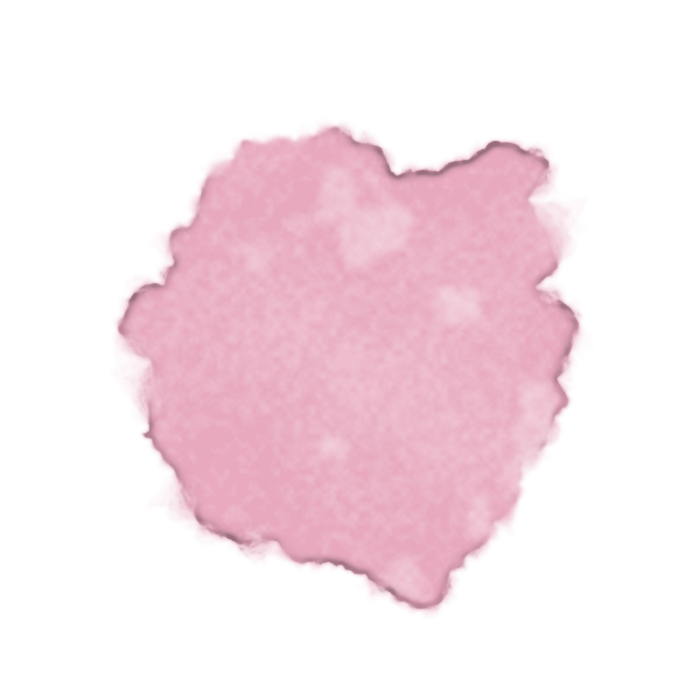
#> input picture sreepriya/2026-11-excess-and-deficit/source/assets/bloom-blush.png, 700 x 700 px, given in place of 3.webp, which was not available
$ python prep.py ../assets ../assets/bloom-burgundy.png ../assets/bloom-burgundy.png
#> lines starting #> are read from the running program, lines starting #| are printed output that depends on the picture; after the words box and inside, x2 and y2 are one past the last pixel; in counts of white or black regions, pixels touching at a corner belong together
### sreepriya/2026-11-excess-and-deficit/source/tools/wc.py
"""Procedural watercolour generator.

Layered polygon deformation (stacked translucent, recursively deformed
polygons) plus pigment-edge darkening, granulation and paper texture.
Outputs transparent PNGs meant to be multiplied over paper.
"""
import math, random, sys, os
import numpy as np
from PIL import Image, ImageDraw, ImageFilter

OUT = sys.argv[1] if len(sys.argv) > 1 else "assets"
os.makedirs(OUT, exist_ok=True)


def value_noise(w, h, scale, octaves=4, seed=0):
    rng = np.random.default_rng(seed)
    acc = np.zeros((h, w), np.float32)
    amp, tot = 1.0, 0.0
    s = scale
    for _ in range(octaves):
        gw, gh = max(2, int(w / s)), max(2, int(h / s))
        g = (rng.random((gh, gw)) * 255).astype(np.uint8)
        im = Image.fromarray(g).resize((w, h), Image.BICUBIC)
        acc += np.asarray(im, np.float32) / 255 * amp
        tot += amp
        amp *= 0.5
        s /= 2
    return acc / tot


def deform(pts, depth, var, rng):
    for _ in range(depth):
        out = []
        n = len(pts)
        for i in range(n):
            a = pts[i]
            b = pts[(i + 1) % n]
            out.append(a)
            L = math.hypot(b[0] - a[0], b[1] - a[1])
            mx, my = (a[0] + b[0]) / 2, (a[1] + b[1]) / 2
            mx += rng.gauss(0, L * var)
            my += rng.gauss(0, L * var)
            out.append((mx, my))
        pts = out
        var *= 0.62
    return pts


def blob_polygon(cx, cy, rx, ry, sides, rng, rot=0.0):
    return [
        (cx + rx * math.cos(rot + 2 * math.pi * i / sides),
         cy + ry * math.sin(rot + 2 * math.pi * i / sides))
        for i in range(sides)
    ]


def render(shape_pts, size, color, layers=40, base_var=0.34, layer_var=0.24,
           per_layer=0.032, seed=1, edge=0.5, gran=0.14, bloom=0.0,
           density_noise=0.75):
    W, H = size
    rng = random.Random(seed)
    base = deform(shape_pts, 3, base_var, rng)
    acc = np.zeros((H, W), np.float32)
    tex_big = value_noise(W, H, 260, 3, seed + 7)
    for k in range(layers):
        poly = deform(base, 4, layer_var, rng)
        m = Image.new("L", (W, H), 0)
        ImageDraw.Draw(m).polygon(poly, fill=255)
        m = np.asarray(m, np.float32) / 255
        # each layer gets its own patchy density so pigment pools unevenly
        if k % 5 == 0:
            tex = value_noise(W, H, rng.choice([90, 140, 200]), 3, seed * 100 + k)
        a = per_layer * (1 - density_noise + density_noise * 2 * tex)
        acc = acc + a * m * (1 - acc)
    acc *= (0.55 + 0.9 * tex_big)
    acc = np.clip(acc, 0, 1)
    # pigment migrates to the drying edge
    im = Image.fromarray((acc * 255).astype(np.uint8))
    blur = np.asarray(im.filter(ImageFilter.GaussianBlur(4)), np.float32) / 255
    rim = np.clip(acc - blur, 0, 1)
    rim = np.asarray(Image.fromarray((np.clip(rim * 6, 0, 1) * 255).astype(np.uint8))
                     .filter(ImageFilter.GaussianBlur(0.8)), np.float32) / 255
    rim *= np.clip(value_noise(W, H, 60, 3, seed + 17) * 2.2 - 0.5, 0, 1)
    # backrun / cauliflower bloom: lighter interior blotches with dark borders
    if bloom > 0:
        bn = value_noise(W, H, 70, 3, seed + 31)
        hole = np.clip((bn - 0.58) * 6, 0, 1) * (acc > 0.15)
        hb = np.asarray(Image.fromarray((hole * 255).astype(np.uint8))
                        .filter(ImageFilter.GaussianBlur(3)), np.float32) / 255
        ring = np.clip(hb * (1 - hb) * 4, 0, 1)
        acc = acc * (1 - bloom * 0.6 * hb) + bloom * 0.25 * ring * (acc > 0.05)
    acc = np.asarray(Image.fromarray((np.clip(acc,0,1) * 255).astype(np.uint8))
                     .filter(ImageFilter.GaussianBlur(1.6)), np.float32) / 255
    grain = value_noise(W, H, 7, 2, seed + 3)
    alpha = acc * (1 + edge * rim * 1.6)
    alpha *= (1 - gran) + gran * 2 * grain
    alpha = np.clip(alpha, 0, 1)
    r, g, b = color
    dark = 1 - 0.35 * rim  # edges slightly deeper in tone
    rgb = np.stack([np.full((H, W), r) * dark, np.full((H, W), g) * dark,
                    np.full((H, W), b) * dark], -1)
    out = np.dstack([np.clip(rgb, 0, 255), alpha * 255]).astype(np.uint8)
    return Image.fromarray(out, "RGBA")


def hexrgb(h):
    h = h.lstrip("#")
    return tuple(int(h[i:i + 2], 16) for i in (0, 2, 4))


# [25 lines left out: functions paper, blob, wash, not called in this run]


# [30 lines that do not run on import are left out]

### sreepriya/2026-11-excess-and-deficit/source/tools/prep.py
import sys, random
import numpy as np
from PIL import Image, ImageFilter, ImageEnhance
sys.path.insert(0, sys.argv[1])
import wc
I, OUT = sys.argv[2], sys.argv[3]
# Portrait: crop full-length, mask with a watercolour-shaped alpha
im = Image.open(f"{I}/3.webp").convert("RGB")
crop = im.crop((40, 150, 760, 1280))  # 720 x 1130
W, H = crop.size
#> W = 720; H = 1130
rng = random.Random(21)
pts = wc.blob_polygon(W/2, H/2, W*0.47, H*0.47, 14, rng)
a = wc.render(pts, (W, H), (0, 0, 0), seed=21, layers=40, per_layer=.06,
              base_var=.16, layer_var=.14, edge=0, gran=0, density_noise=.2)
#> after the loop in value_noise, `for _ in range(octaves):`:
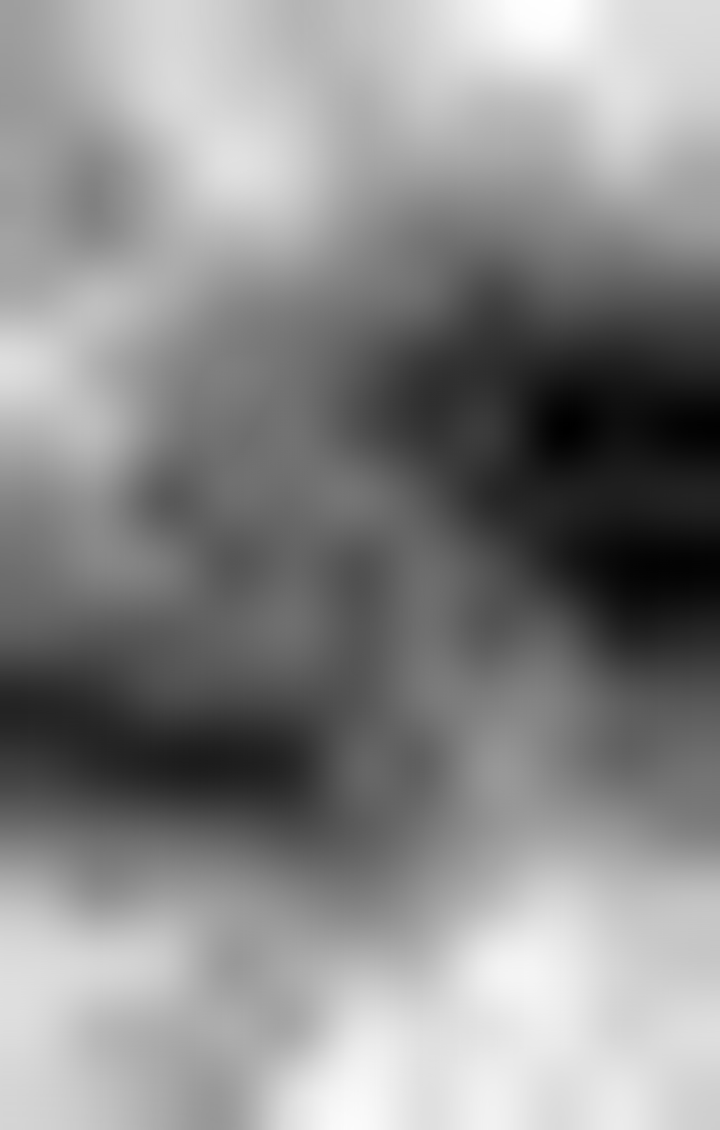
#> acc: shape (1130, 720) float32; min 0.178, max 1.7, mean 1.01; drawn with min black and max white
#> after the loop in value_noise, `for _ in range(octaves):`: amp = 0.125; s = 32.5; tot = 1.75
#> the loop in render, `for k in range(layers):` made 40 passes
#> pass 1, in render, `m = np.asarray(m, np.float32) / 255`:
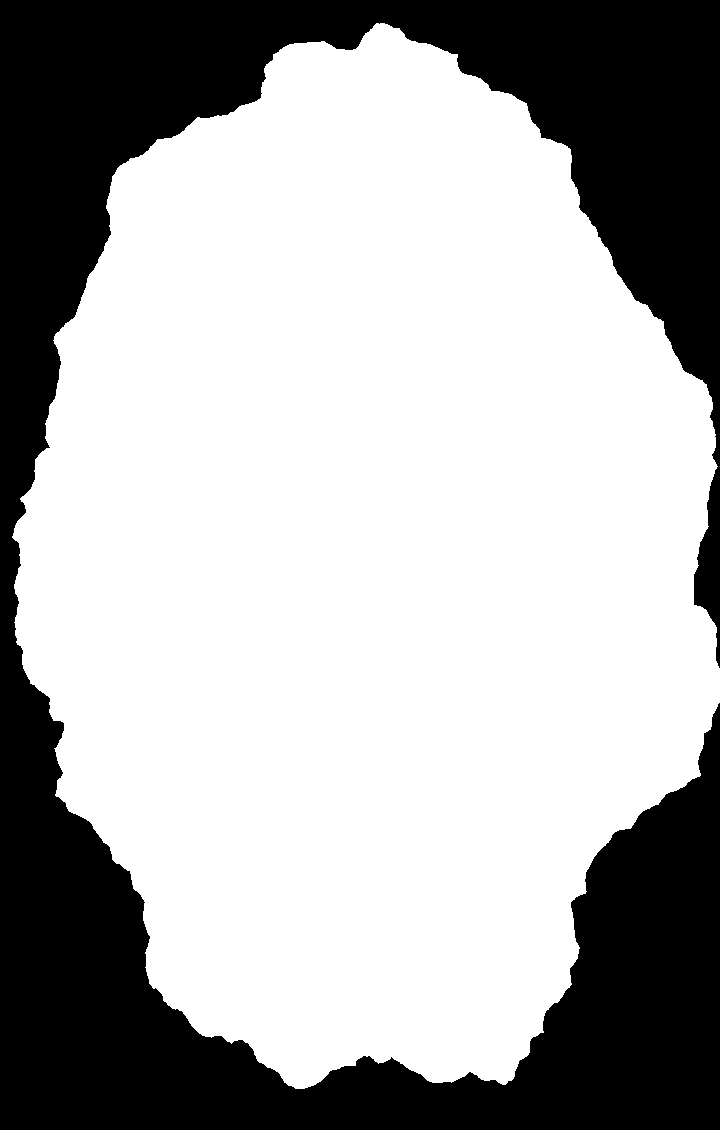
#> m: shape (1130, 720) float32; values 0 (black) and 1 (white), 67.5% white; 1 black region, box (x1, y1, x2, y2) and area: (0, 0, 720, 1130) 264333
#> after the loop in render, `for k in range(layers):`: m: shape (1130, 720) float32; values 0 (black) and 1 (white), 67.6% white; 3 black regions (1 under 20 px), largest, box (x1, y1, x2, y2) and area: (0, 0, 720, 1130) 260870, (696, 462, 720, 663) 2330
#> in render, `rim *= np.clip(value_noise(W, H, 60, 3, seed + 17) * 2.2 - 0.5, 0, 1)`:
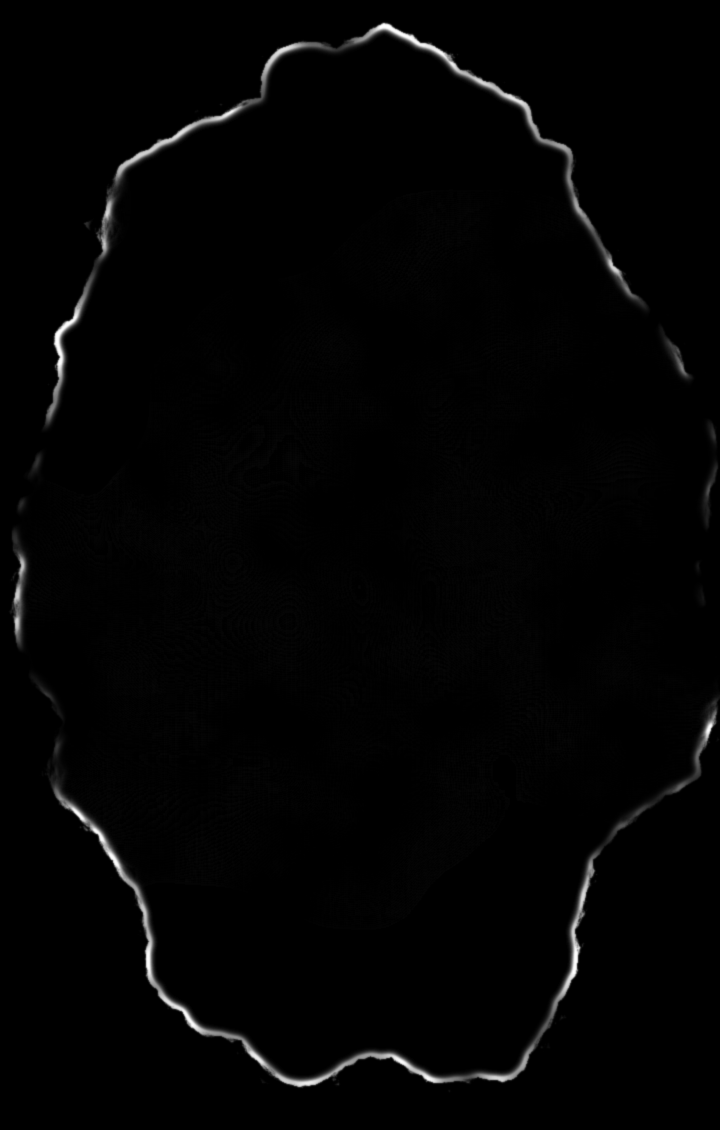
#> rim: shape (1130, 720) float32; min 0, max 1, mean 0.0134
#> the loop in value_noise (call 11), `for _ in range(octaves):` made 2 passes
#> (gw, gh) on passes 1 to 2: (102, 161), (205, 322)
#> after the loop in value_noise (call 11), `for _ in range(octaves):`:
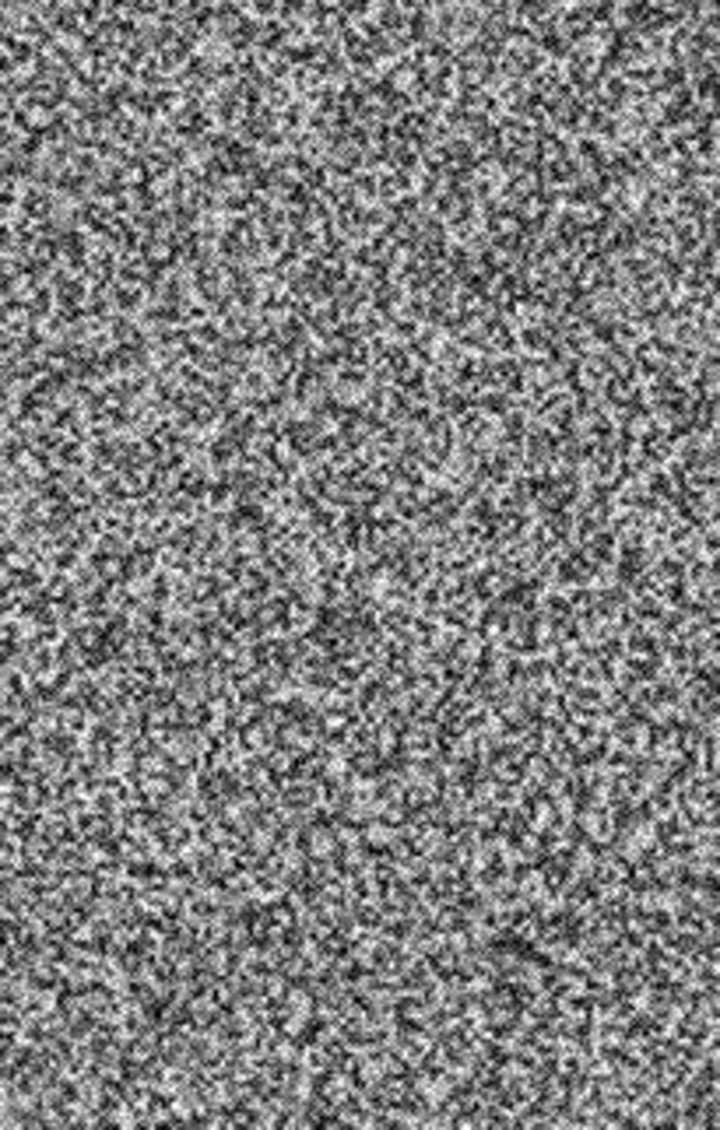
#> acc: shape (1130, 720) float32; min 0, max 1.5, mean 0.749; drawn with min black and max white
#> after the loop in value_noise (call 11), `for _ in range(octaves):`: amp = 0.25; s = 1.75; tot = 1.5
#> in render, `rgb = np.stack([np.full((H, W), r) * dark, np.full((H, W), g) * dark, ..`: rgb: shape (1130, 720, 3) float64; every value is 0
alpha = np.asarray(a, np.float32)[..., 3] / 255
alpha = np.clip(alpha * 3.2, 0, 1)
alpha = np.asarray(Image.fromarray((alpha*255).astype(np.uint8)).filter(ImageFilter.GaussianBlur(2)), np.float32)/255
# warm the photo a touch, keep it honest
crop = ImageEnhance.Color(crop).enhance(1.04)
rgba = np.dstack([np.asarray(crop), (alpha*255).astype(np.uint8)])
Image.fromarray(rgba, "RGBA").save(f"{OUT}/portrait.png")
# Logo: paper version (white -> transparent) and reversed (blush on burgundy)
lg = Image.open(f"{I}/2.png").convert("RGBA")
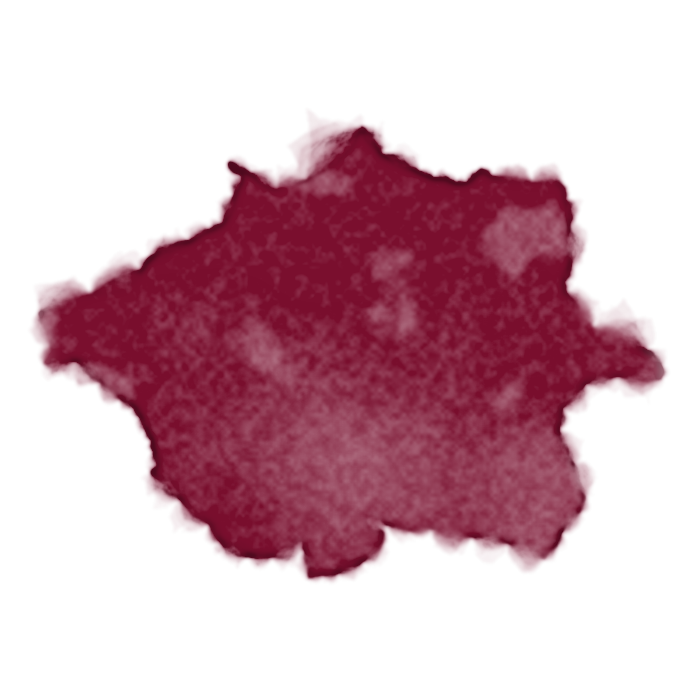
#> input picture sreepriya/2026-11-excess-and-deficit/source/assets/bloom-burgundy.png, 700 x 700 px, given in place of 2.png, which was not available
#> lg is the input picture: PIL image 700x700 RGBA; mean R, G, B, A 121.2, 14.7, 45.6, 80.7
arr = np.asarray(lg, np.float32)
lum = arr[..., :3].mean(-1) / 255
alpha = np.clip((1 - lum) * 1.6, 0, 1) * (arr[..., 3] / 255)
#> alpha: shape (700, 700) float32
paper = np.dstack([arr[..., :3], alpha*255]).astype(np.uint8)
Image.fromarray(paper, "RGBA").save(f"{OUT}/logo.png")
rev = np.dstack([np.full(lum.shape, 246), np.full(lum.shape, 226), np.full(lum.shape, 232), alpha*255]).astype(np.uint8)
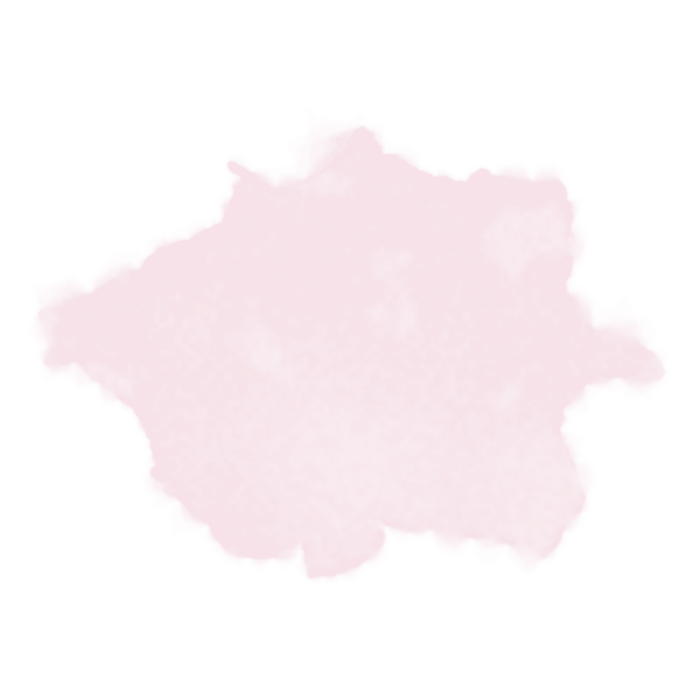
#> rev: shape (700, 700, 4); mean of channels 0, 1, 2, 3 246, 226, 232, 80.7; transparent parts drawn white
Image.fromarray(rev, "RGBA").save(f"{OUT}/logo-rev.png")
print("prep ok")
